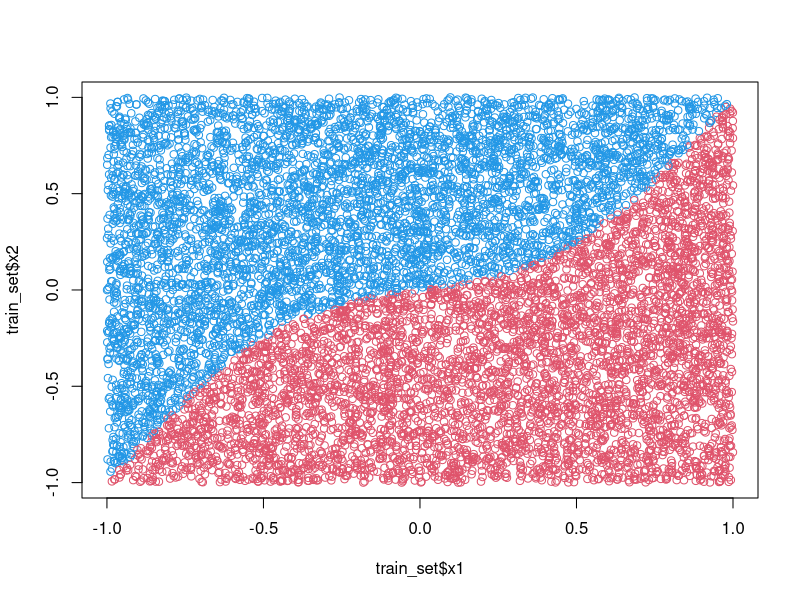

Recreate this plot in R. (Note: this script raises an error after producing the figure.)
#########################################################################
# Example of RBF network

# import dataset
    
    train_set <- read.table (  "train.csv" , sep="," , header = TRUE )
    test_set <- read.table (   "test.csv" , sep="," , header= TRUE )

    head ( train_set)
    
 
    plot( train_set$x1 , train_set$x2 , col=train_set$Y+3)
    
# Model creation
#    system.time ( rbf(X=train_set[,1:2], Y=train_set[,3]) )[3] #  88.63 --> 3.32 
    rbf.model <- rbf(X=train_set[,1:2], Y=train_set[,3]) # using default values for K and gamma
    rbf.model
    
# Prediction on test set
#    system.time ( rbf.predict(model= rbf.model, X= test_set[,1:2] , classification=TRUE) )[3] #  15.45 --> 0.67 
    rbf.pred <- rbf.predict(model= rbf.model, X= test_set[,1:2] , classification=TRUE)
    
    
    binary.error <- sum(rbf.pred != test_set[,3])/nrow(test_set)
    binary.error  # 0.027


    plot( test_set$x1, test_set$x2, col=test_set$Y+3, pch=0)
    points(test_set$x1, test_set$x2, col=rbf.pred+3, pch=3)
    points(rbf.model$centers, col="black", pch=19) # draw the model centers
    legend("topleft",c("true value","predicted"),pch=c(0,3),bg="white")
    

# Plot of right vs wrong classification
    plot( test_set$x1, test_set$x2, col=(rbf.pred==test_set$Y)+4, pch=(rbf.pred==test_set$Y)+1)
    
    
    
    
    
    